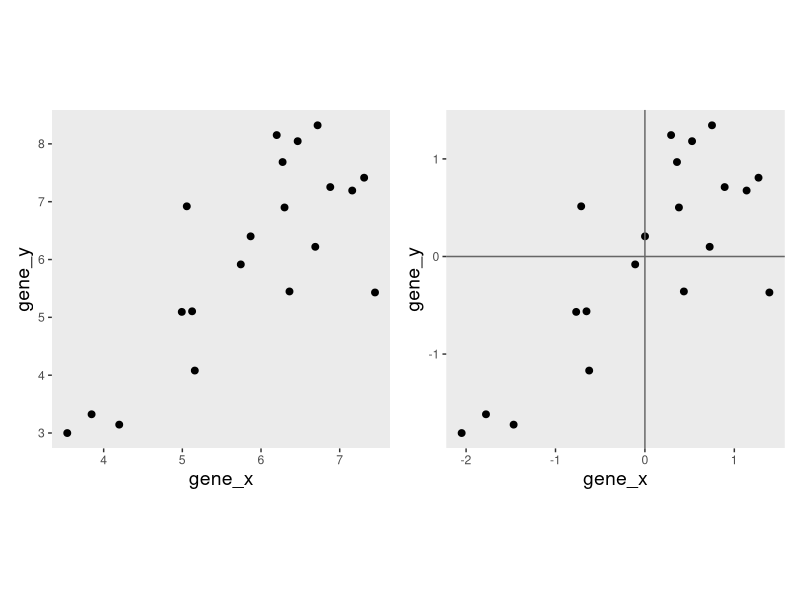
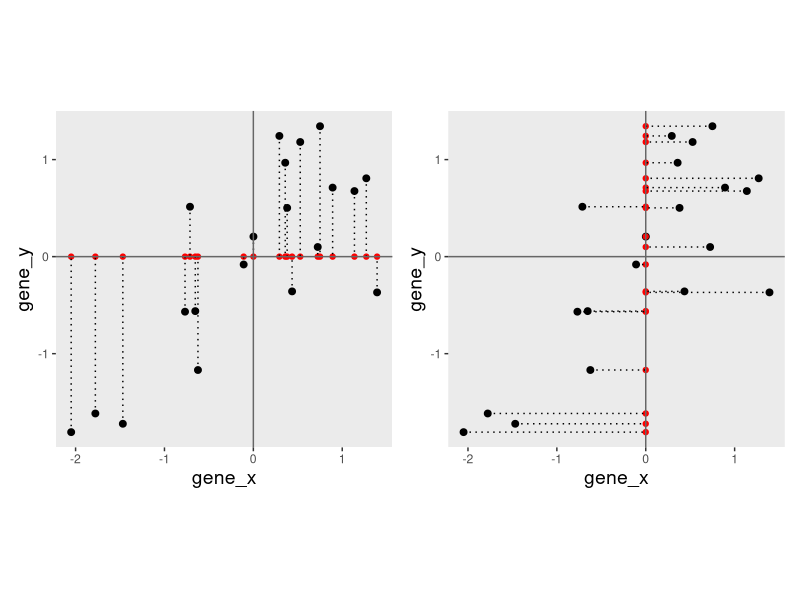
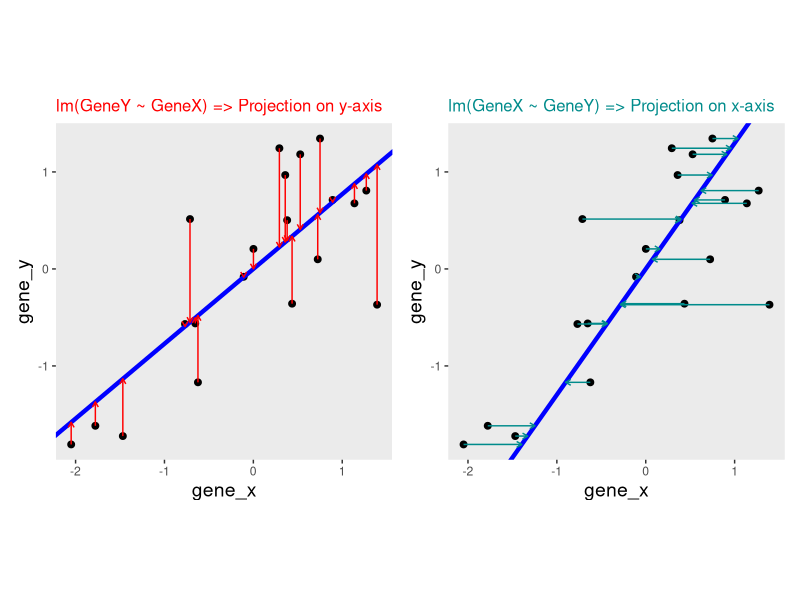
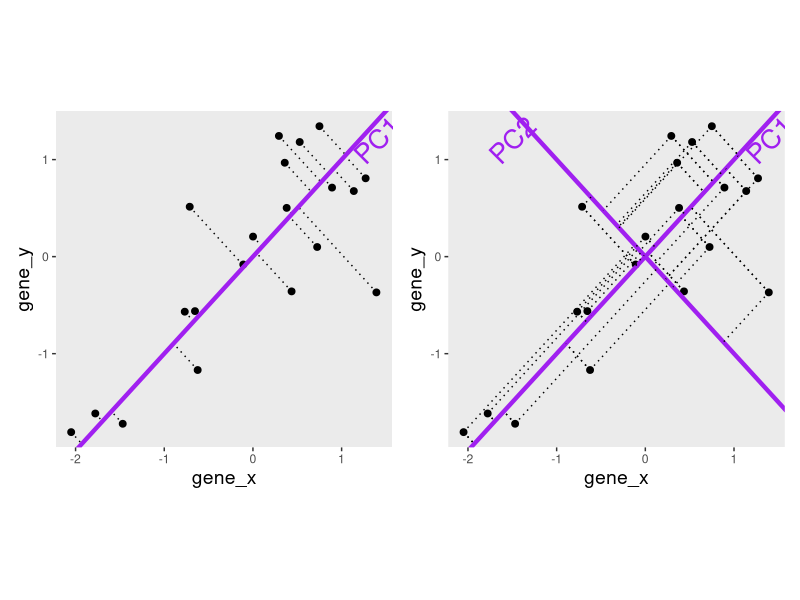
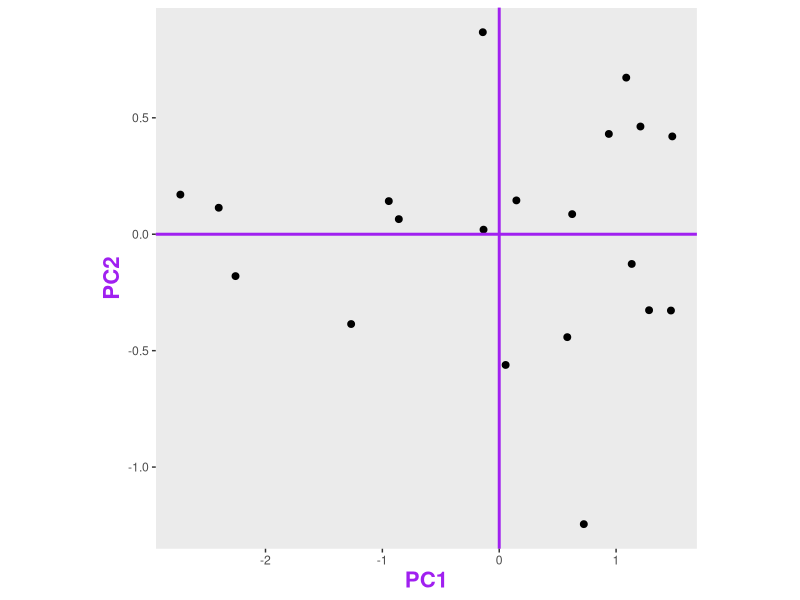
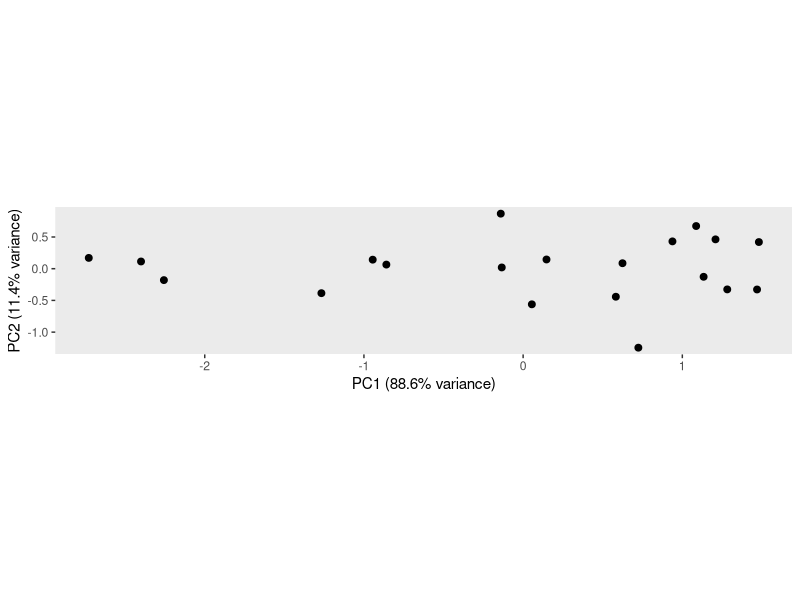
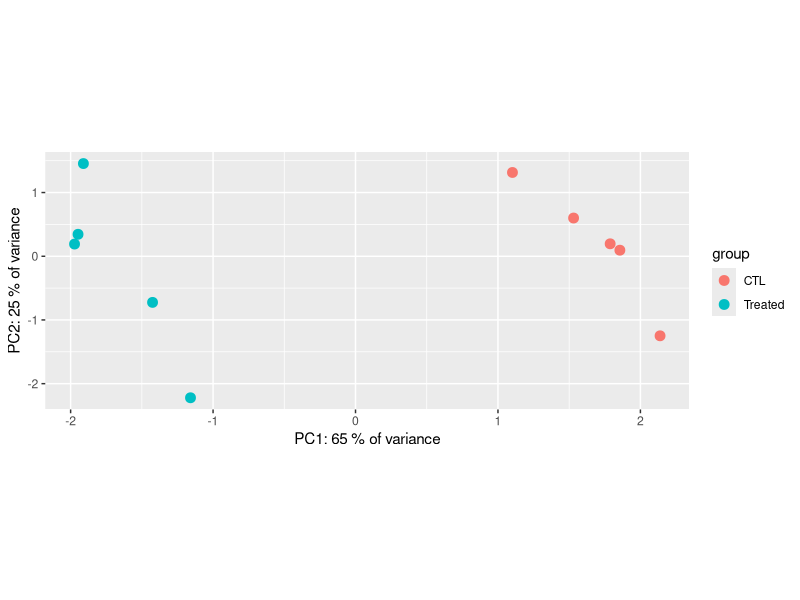
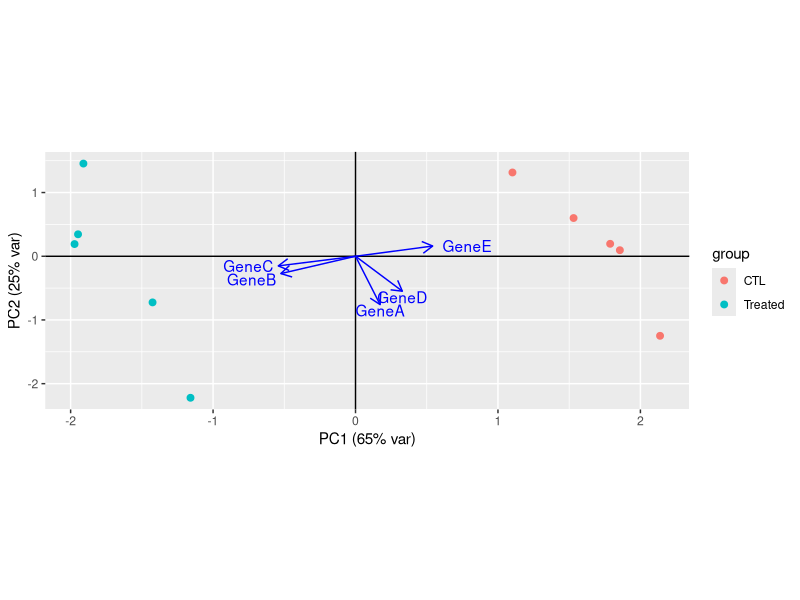

The R script that drew these images, in order:
## ---- chunk 1
suppressPackageStartupMessages({
    library(tidyverse)
    library(patchwork)
})
## ---- chunk 2
xy0 <- read_tsv("data/xy0.tsv")
xy <- scale(xy0, center = TRUE, scale = TRUE)
xy <- as_tibble(xy)
## original data
p0 <- ggplot(xy0, aes(x = gene_x, y = gene_y)) +
  geom_point(shape = 19, size = 2) +
  theme(panel.grid = element_blank(),
        aspect.ratio = 1,
        axis.title = element_text(size = 14)) 

## scaled data
p <- ggplot(xy, aes(x = gene_x, y = gene_y)) +
  geom_point(shape = 19, size = 2) +
  theme(panel.grid = element_blank(),
        aspect.ratio = 1,
        axis.title = element_text(size = 14)) 
  
p0 + p +
  geom_vline(xintercept = 0, color = "gray40")+
  geom_hline(yintercept = 0, color = "gray40") 
## ---- chunk 3
## projection on y = 0
py <- p +
  geom_point(aes(y = 0), colour = "red") +
  geom_segment(aes(xend = gene_x, yend = 0), linetype = "dotted") +
  geom_vline(xintercept = 0, color = "gray40")+
  geom_hline(yintercept = 0, color = "gray40")

## projection on x = 0
px <- p +
  geom_point(aes(x = 0), colour = "red") +
  geom_segment(aes(yend = gene_y, xend = 0), linetype = "dotted") +
  geom_vline(xintercept = 0, color = "gray40")+
  geom_hline(yintercept = 0, color = "gray40") 

## projections on x = 0 and y = 0
py + px
## ---- chunk 4
reg1 <- lm(gene_y ~ gene_x, data = xy)
a1 <- reg1$coefficients[1] # intercept
b1 <- reg1$coefficients[2] # slope
pline1 <- p +
    geom_abline(intercept = a1, slope = b1, col = "blue", lwd = 1.5) +
    geom_segment(aes(xend = gene_x, yend = reg1$fitted),
                 colour = "red",
                 arrow = arrow(length = unit(0.15, "cm"))) +
  theme(plot.title = element_text(size = 12, color = "red")) +
  ggtitle("lm(GeneY ~ GeneX) => Projection on y-axis") 

reg2 <- lm(gene_x ~ gene_y, data = xy)
a2 <- reg2$coefficients[1] # intercept
b2 <- reg2$coefficients[2] # slope
pline2 <- p +
    geom_abline(intercept = -a2/b2, slope = 1/b2,
                col = "blue", lwd = 1.5) +
    geom_segment(aes(xend = reg2$fitted, yend = gene_y),
                 colour = "darkcyan",
                 arrow = arrow(length = unit(0.15, "cm"))) +
  theme(plot.title = element_text(size = 12, color = "darkcyan")) +
  ggtitle("lm(GeneX ~ GeneY) => Projection on x-axis") 


pline1 + pline2
## ---- chunk 5
svda <- svd(xy)
pc <- as.matrix(xy) %*% svda$v[, 1] %*% t(svda$v[, 1])
pc_y <- as.matrix(xy) %*% svda$v[, 2] %*% t(svda$v[, 2])

bp <- svda$v[2, 1] / svda$v[1, 1]
ap <- mean(pc[, 2]) - bp * mean(pc[, 1])
pline3 <- p +
  geom_segment(xend = pc[, 1], yend = pc[, 2], linetype = "dotted") +
  geom_abline(intercept = ap, slope = bp,
                col = "purple", lwd = 1.5) 

pline4 <- pline3 + 
  geom_abline(slope = -1, col = "purple", lwd = 1.5) +
  geom_segment(xend = pc[, 2], yend = pc[, 2], linetype = "dotted") +
  geom_segment(xend = pc_y[, 1], yend = pc_y[, 2], linetype = "dotted") 


pline3 + annotate("text", x = 1.4, y = 1.2, 
                  label = "PC1", color = "purple", size = 7, angle  = 45) +
  pline4 + annotate("text", x = 1.4, y = 1.2, 
                  label = "PC1", color = "purple", size = 7, angle  = 45) + 
  annotate("text", x = -1.5, y = 1.2, 
                  label = "PC2", color = "purple", size = 7, angle  = 45) 
#pca
## ---- chunk 6
ppdf <- tibble(PC1n = svda$u[, 1] * svda$d[1],
               PC2n = svda$u[, 2] * svda$d[2])

pca <- ggplot(ppdf, aes(x = PC1n, y = PC2n)) +
  geom_point(shape = 19, size = 2) +
  xlab("PC1") + ylab("PC2") +
  geom_segment(aes(xend = PC1n, yend = 0), linetype = "dotted") +
  geom_hline(yintercept = 0, color = "purple",lwd = 1.5) +
  geom_point(aes(x = PC1n, y = 0), color = "red") +
  theme(panel.grid = element_blank(),
        aspect.ratio = 1) 


pca2 <- ggplot(ppdf, aes(x = PC1n, y = PC2n)) +
  geom_point(shape = 19, size = 2) +
  xlab("PC1 ") + ylab("PC2") +
  geom_segment(aes(xend = PC1n, yend = 0), linetype = "dotted") +
  geom_segment(aes(x = PC1n, xend = 0, y = PC2n, yend = PC2n), linetype = "dotted") +
  geom_hline(yintercept = 0, color = "purple", lwd = 1) +
  geom_vline(xintercept = 0, color = "purple", lwd = 1)+
  geom_point(aes(x = PC1n, y = 0), color = "red") +
  geom_point(aes(x = 0, y = PC2n), color = "red") +
  theme(panel.grid = element_blank(),
        aspect.ratio = 1) 

pca3 <- ggplot(ppdf, aes(x = PC1n, y = PC2n)) +
  geom_point(shape = 19, size = 2) +
  xlab("PC1") + ylab("PC2") +
  #geom_segment(aes(x = PC1n, xend = 0, y = PC2n, yend = PC2n), linetype = "dotted") +
  geom_hline(yintercept = 0, color = "purple", lwd = 1) +
  geom_vline(xintercept = 0, color = "purple", lwd = 1)+
  #geom_point(aes(x = PC1n, y = 0), color = "red") +
  #geom_point(aes(x = 0, y = PC2n), color = "red") +
  theme(panel.grid = element_blank(),
        aspect.ratio = 1,
        axis.title = element_text(color = "purple", size = 16, face = "bold")) 

#pca2 + 
pca3
## ---- chunk 7
.pca <- prcomp(xy)
var <- .pca$sdev^2
pve <- var/sum(var)
## ---- chunk 8
pca_final <- ggplot(ppdf, aes(x = PC1n, y = PC2n)) +
  geom_point(shape = 19, size = 2) +
  xlab(paste0("PC1 (", round(pve[1] * 100, 1), "% variance)")) + 
  ylab(paste0("PC2 (", round(pve[2] * 100, 1), "% variance)")) + 
  theme(panel.grid = element_blank(),
        aspect.ratio = .2) 
  
pca_final
## ---- chunk 9
set.seed(123)
tiny_dataset <- data.frame(GeneA = round(c(rnorm(10, 30, .5)))) %>%             
  mutate(GeneB = round(c(rnorm(5, 5, 1), rnorm(5, 1000, 100)))) %>%
  mutate(GeneC = round(c(rnorm(5, 80, 5), rnorm(5, 1000, 10)))) %>%
  mutate(GeneD = round(rnorm(10, 500, 10))) %>% 
  mutate(GeneE = round(c(rnorm(5, 800, 5), rnorm(5, 50, 1))))
rownames(tiny_dataset) <- c(paste0("CTL_", 1:5), paste0("Treated_", 1:5))
## ---- chunk 10
tiny_dataset
## ---- chunk 11
pca <- prcomp(tiny_dataset, center = TRUE, scale = TRUE)
str(pca)
## ---- chunk 12
var <- pca$sdev^2
pve <- var/sum(var)
pve
## ---- chunk 13
summary(pca)
## ---- chunk 14
var <- pca$sdev^2
pve <- var/sum(var)
pve
## ---- chunk 15
pca$x
## ---- chunk 16
as_tibble(pca$x, rownames = "sample") %>% 
  mutate(group = sub(pattern = "_.*", x = sample, replacement = '')) %>% 
  ggplot(aes(x = PC1, y = PC2, color = group)) +
  geom_point(size = 3) +
  theme(aspect.ratio = .4) +
  xlab(paste0("PC1: ", round(pve[1] * 100), " % of variance")) +
  ylab(paste0("PC2: ", round(pve[2] * 100), " % of variance")) 
## ---- chunk 17
pca$rotation
## ---- chunk 18
scale_factor <- 1

# Scale loadings by each PC sd (ex: PC1_score* PC1_sd)
# => Arrow representing real effect of genes on PCA scores
loadings <- sweep(pca$rotation, 2, pca$sdev, FUN = "*")
loadings <- pca$rotation


as_tibble(pca$x, rownames = "sample") %>% 
  mutate(group = sub(pattern = "_.*", x = sample, replacement = '')) %>% 
  ggplot(aes(x = PC1, y = PC2, color = group)) +
  geom_point(size = 2) +
  xlab(paste0("PC1 (", round(pve[1], 2)*100, "% var)")) +
  ylab(paste0("PC2 (", round(pve[2], 2)*100, "% var)")) +
  geom_vline(xintercept = 0)+
  geom_hline(yintercept = 0) +
   theme(aspect.ratio = 0.4) +
  geom_segment(data = as_tibble(loadings),
               aes(x=0, y=0, xend = PC1*scale_factor, yend = PC2*scale_factor),
               arrow = arrow(length = unit(0.3, "cm")),
               color = "blue") +
    geom_text(data = as_tibble(loadings, rownames = "Gene"), 
              aes(x = PC1*scale_factor, y = PC2*scale_factor, label = Gene), 
              hjust = c(.5, 1.1, 1.1, 0.5, -0.2), vjust = c(1, 1, 0.5, 1, 0.5), color = "blue")
## ---- chunk 19
pca <- tibble(experience = c(rep(paste0("exp", 1:3), 2)),
               group = c(rep("CTL", 3), rep("KD", 3)),
               PC1 = c(-5, -1, 4, -4.6, -0.5, 5),
               PC2 = c(4, -3, 2, 4.8, -2.5, 2.6))
pca %>% 
  ggplot(aes(x = PC1, y = PC2, color = group, shape = experience)) +
  geom_point(size = 3) +
  theme(axis.text = element_blank(),
        axis.ticks = element_blank(),
        aspect.ratio = 0.4)
## ---- chunk 20
set.seed(123)
pca <- tibble(batch = c(rep("batch1", 6), rep("batch2", 6), rep("batch3", 6)),
               group = rep(c(rep("CTL", 3), rep("Treated", 3)), 3),
               PC1 = c(rnorm(3, -4, .3), rnorm(3, -4, .3), 
                       rnorm(3, -2, .2), rnorm(3, -2, .2),
                       rnorm(3, 4, .3), rnorm(3, 4.1, .1)),
               PC2 = c(rnorm(3, 4, .2), rnorm(3, 3, .2), 
                       rnorm(3, -2, .3), rnorm(3, -4, .3),
                       rnorm(3, 5, .1), rnorm(3, 3.5, .2)))

pca %>% 
  ggplot(aes(x = PC1, y = PC2, color = group, shape = batch)) +
  geom_point(size = 3)+
  theme(axis.text = element_blank(),
        axis.ticks = element_blank(),
        aspect.ratio = 0.4)
## ---- chunk 21
set.seed(123)
pca <- tibble(Cell = c(rep("cellA", 6), rep("cellB", 6)),
               Condition = rep(c(rep("Acid", 3), rep("Neutral", 3)), 2),
               PC1 = c(rnorm(3, -4, .3), rnorm(3, -4.2, .3), 
                       rnorm(3, 4, .3), rnorm(3, 4.1, .1)),
               PC2 = c(rnorm(3, 6, .2), rnorm(3, 4, .2),
                       rnorm(6, 5, .2)))

pca %>% 
  ggplot(aes(x = PC1, y = PC2, color = Condition, shape = Cell)) +
  geom_point(size = 3)+
  theme(axis.text = element_blank(),
        axis.ticks = element_blank(),
        aspect.ratio = 0.4)
## ---- chunk 22
set.seed(123)
pca <- tibble(Group = c(rep("Control", 6), rep("Treated", 6)),
               PC1 = c(rnorm(6, -4, 0.7),  rnorm(6, 4, .7)),
               PC2 = c(rnorm(6, -2, 1), rnorm(6, 2, 1)))

pca$PC1[1] <- -pca$PC1[1] 

pca %>% 
  ggplot(aes(x = PC1, y = PC2, color = Group)) +
  geom_point(size = 3)+
  theme(axis.text = element_blank(),
        axis.ticks = element_blank(),
        aspect.ratio = 0.4)
